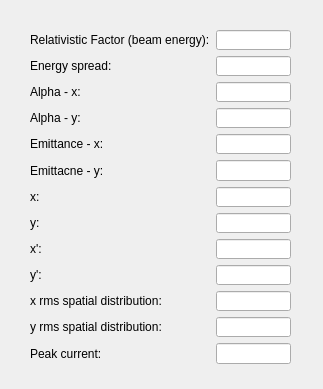
<?xml version="1.0" encoding="UTF-8"?>
<ui version="4.0">
 <class>genbeam</class>
 <widget class="QWidget" name="genbeam">
  <property name="geometry">
   <rect>
    <x>0</x>
    <y>0</y>
    <width>323</width>
    <height>389</height>
   </rect>
  </property>
  <property name="windowTitle">
   <string>Form</string>
  </property>
  <widget class="QWidget" name="formLayoutWidget">
   <property name="geometry">
    <rect>
     <x>30</x>
     <y>30</y>
     <width>261</width>
     <height>334</height>
    </rect>
   </property>
   <layout class="QFormLayout" name="formLayout">
    <item row="0" column="0">
     <widget class="QLabel" name="label">
      <property name="text">
       <string>Relativistic Factor (beam energy):</string>
      </property>
     </widget>
    </item>
    <item row="0" column="1">
     <widget class="QLineEdit" name="gamma0"/>
    </item>
    <item row="1" column="0">
     <widget class="QLabel" name="label_2">
      <property name="text">
       <string>Energy spread:</string>
      </property>
     </widget>
    </item>
    <item row="1" column="1">
     <widget class="QLineEdit" name="delgam"/>
    </item>
    <item row="2" column="0">
     <widget class="QLabel" name="label_3">
      <property name="text">
       <string>Alpha - x:</string>
      </property>
     </widget>
    </item>
    <item row="3" column="0">
     <widget class="QLabel" name="label_4">
      <property name="text">
       <string>Alpha - y:</string>
      </property>
     </widget>
    </item>
    <item row="4" column="0">
     <widget class="QLabel" name="label_5">
      <property name="text">
       <string>Emittance - x:</string>
      </property>
     </widget>
    </item>
    <item row="5" column="0">
     <widget class="QLabel" name="label_6">
      <property name="text">
       <string>Emittacne - y:</string>
      </property>
     </widget>
    </item>
    <item row="6" column="0">
     <widget class="QLabel" name="label_7">
      <property name="text">
       <string>x:</string>
      </property>
     </widget>
    </item>
    <item row="7" column="0">
     <widget class="QLabel" name="label_8">
      <property name="text">
       <string>y:</string>
      </property>
     </widget>
    </item>
    <item row="2" column="1">
     <widget class="QLineEdit" name="alphax"/>
    </item>
    <item row="3" column="1">
     <widget class="QLineEdit" name="alphay"/>
    </item>
    <item row="4" column="1">
     <widget class="QLineEdit" name="emitx"/>
    </item>
    <item row="5" column="1">
     <widget class="QLineEdit" name="emity"/>
    </item>
    <item row="6" column="1">
     <widget class="QLineEdit" name="xbeam"/>
    </item>
    <item row="7" column="1">
     <widget class="QLineEdit" name="ybeam"/>
    </item>
    <item row="12" column="0">
     <widget class="QLabel" name="label_9">
      <property name="text">
       <string>Peak current:</string>
      </property>
     </widget>
    </item>
    <item row="12" column="1">
     <widget class="QLineEdit" name="curpeak"/>
    </item>
    <item row="10" column="0">
     <widget class="QLabel" name="label_10">
      <property name="text">
       <string>x rms spatial distribution:</string>
      </property>
     </widget>
    </item>
    <item row="10" column="1">
     <widget class="QLineEdit" name="rxbeam"/>
    </item>
    <item row="11" column="0">
     <widget class="QLabel" name="label_11">
      <property name="text">
       <string>y rms spatial distribution:</string>
      </property>
     </widget>
    </item>
    <item row="11" column="1">
     <widget class="QLineEdit" name="rybeam"/>
    </item>
    <item row="8" column="0">
     <widget class="QLabel" name="label_12">
      <property name="text">
       <string>x':</string>
      </property>
     </widget>
    </item>
    <item row="9" column="0">
     <widget class="QLabel" name="label_13">
      <property name="text">
       <string>y':</string>
      </property>
     </widget>
    </item>
    <item row="8" column="1">
     <widget class="QLineEdit" name="pxbeam"/>
    </item>
    <item row="9" column="1">
     <widget class="QLineEdit" name="pybeam"/>
    </item>
   </layout>
  </widget>
 </widget>
 <resources/>
 <connections/>
</ui>
